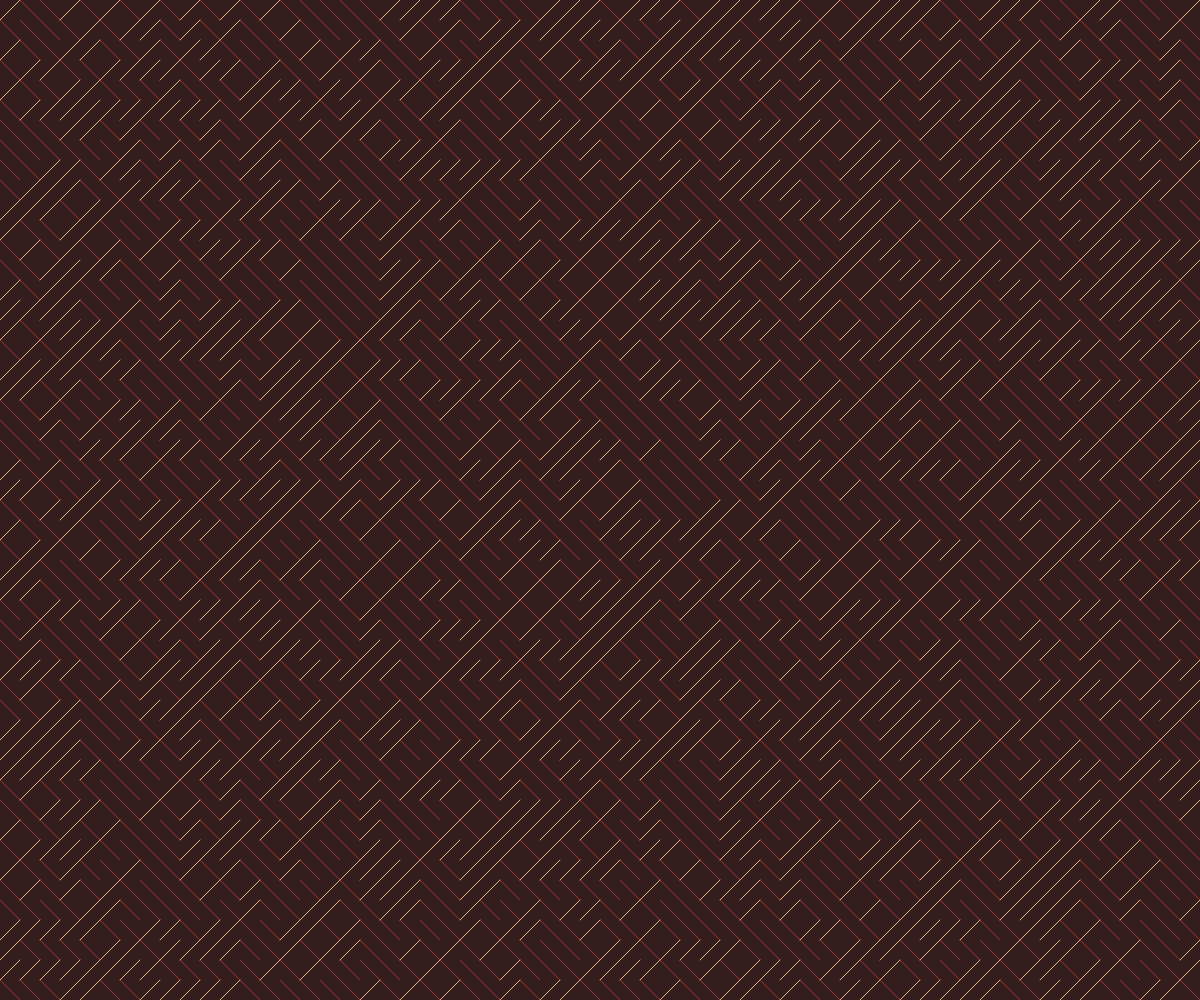
Frame 1 (no input)
Frame 2 (the mouse pressed at the canvas centre, redrawn once): identical to frame 1, image omitted

The p5.js sketch that drew this single still picture (run headless with seeded random() and noise() and a simulated clock; the mouse was pressed at the canvas centre and the sketch redrawn once):

// p5.js sketch
// ── sketch.js
let choice, size;

function setup() {
  const dims = getViewerDimensions();
  createCanvas(dims.width, dims.height);
  background("#331d1d");
  noLoop();

  size = 20;

  for (let i = 0; i < width; i += size) {
    for (let j = 0; j < height; j += size) {
      choice = random(0, 1);
      if (choice < 0.5) {
        stroke("#9f3434");
        line(i, j, i + size, j + size);
      } else {
        stroke("#e1b486");
        line(i, j + size, i + size, j);
      }
    }
  }
}

function draw() {
}

function getViewerDimensions() {
  return {
    width: windowWidth,
    height: windowHeight,
  };
}
